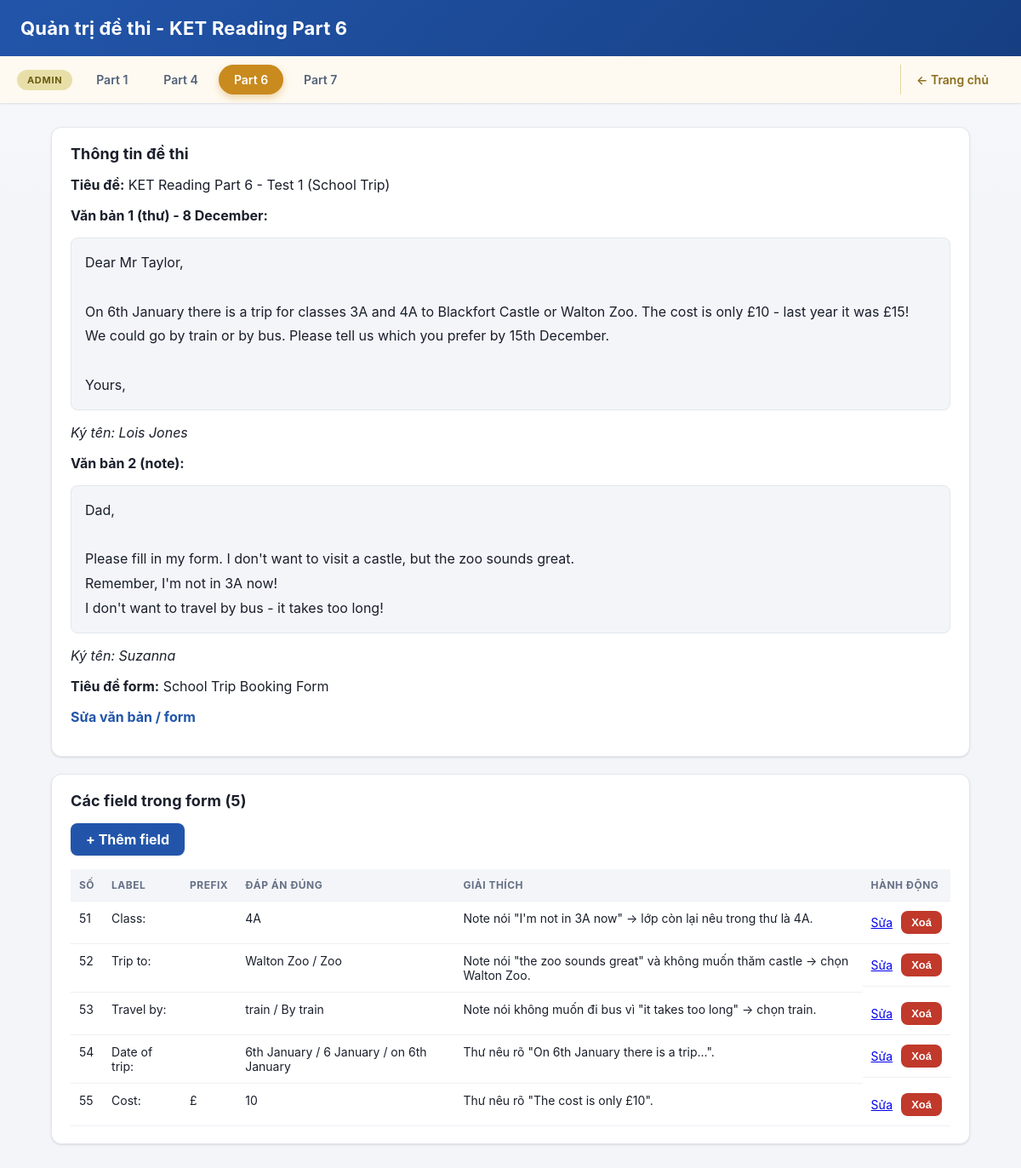
Page /index.php?controller=admin_formcompletion&action=index on the committed database.
### tables this page shows
CREATE TABLE ket_form_tests (
    id INT PRIMARY KEY AUTO_INCREMENT,
    title VARCHAR(255) NOT NULL,
    text1_html TEXT NOT NULL,
    text1_date VARCHAR(50) NOT NULL,
    text1_signature VARCHAR(255) NOT NULL,
    text2_html TEXT NOT NULL,
    text2_signature VARCHAR(255) NOT NULL,
    form_title VARCHAR(255) NOT NULL,
    created_at TIMESTAMP DEFAULT CURRENT_TIMESTAMP
);

CREATE TABLE ket_form_fields (
    id INT PRIMARY KEY AUTO_INCREMENT,
    test_id INT NOT NULL,
    field_number INT NOT NULL,
    field_label VARCHAR(100) NOT NULL,
    field_prefix VARCHAR(10) NULL,
    correct_answer VARCHAR(255) NOT NULL,
    explanation VARCHAR(500) NULL,
    CONSTRAINT fk_form_fields_test
        FOREIGN KEY (test_id) REFERENCES ket_form_tests(id)
        ON DELETE CASCADE
);

### app/controllers/Controller.php (called while the page is built, shortened)
<?php
class Controller
{
    protected function render(string $view, array $data = []): void
    {
        extract($data);
        require __DIR__ . '/../views/' . $view . '.php';
    }
}

### app/controllers/AdminFormCompletionController.php (called while the page is built, shortened)
<?php
class AdminFormCompletionController extends Controller
{
    private FormQuestion $formModel;
    public function __construct(private PDO $pdo)
    {
        $this->formModel = new FormQuestion($pdo);
    }
    public function index(): void
    {
        $test = $this->formModel->getTestById(self::DEFAULT_TEST_ID);
        $this->render('admin_formcompletion/index', [
            'test'    => $test,
            'fields'  => $this->formModel->getFieldsByTestId(self::DEFAULT_TEST_ID),
            'message' => $_GET['msg'] ?? null,
        ]);
    }
}

### public/index.php (called while the page is built, shortened)
<?php
require_once __DIR__ . '/../config/database.php';
require_once __DIR__ . '/../app/models/FormQuestion.php';
require_once __DIR__ . '/../app/controllers/Controller.php';
require_once __DIR__ . '/../app/controllers/AdminFormCompletionController.php';
$controllerName = $_GET['controller'] ?? 'home';
$actionName = $_GET['action'] ?? 'index';
switch ($controllerName) {
    case 'admin_formcompletion':
        $controller = new AdminFormCompletionController($pdo);
        break;
}
$controller->$actionName();

### app/models/FormQuestion.php (called while the page is built, shortened)
<?php
class FormQuestion
{
    private PDO $pdo;
    public function __construct(PDO $pdo)
    {
        $this->pdo = $pdo;
    }
    public function getTestById(int $id): ?array
    {
        $stmt = $this->pdo->prepare(
            'SELECT * FROM ket_form_tests WHERE id = ?'
        );
        $stmt->execute([$id]);
        $test = $stmt->fetch();
        return $test !== false ? $test : null;
    }
    public function getFieldsByTestId(int $testId): array
    {
        $stmt = $this->pdo->prepare(
            'SELECT * FROM ket_form_fields WHERE test_id = ? ORDER BY field_number'
        );
        $stmt->execute([$testId]);
        return $stmt->fetchAll();
    }
}

### app/views/admin_formcompletion/index.php (the view, shortened to what this page needs)
<!DOCTYPE html>
<html lang="vi">
<head>
<link rel="stylesheet" href="css/style.css">
</head>
<body>
<header class="site-header">
    <h1>Quản trị đề thi - KET Reading Part 6</h1>
</header>
<?php $activeAdminTab = 'admin6'; require __DIR__ . '/../partials/admin_nav_tabs.php'; ?>
<main class="page">
    <section class="admin-section">
        <h2>Thông tin đề thi</h2>
        <p><strong>Tiêu đề:</strong> <?= htmlspecialchars($test['title']) ?></p>
        <p><strong>Văn bản 1 (thư) - <?= htmlspecialchars($test['text1_date']) ?>:</strong></p>
        <div class="admin-passage-preview"><?= nl2br(htmlspecialchars($test['text1_html'])) ?></div>
        <p><em>Ký tên: <?= htmlspecialchars($test['text1_signature']) ?></em></p>
        <p><strong>Văn bản 2 (note):</strong></p>
        <div class="admin-passage-preview"><?= nl2br(htmlspecialchars($test['text2_html'])) ?></div>
        <p><em>Ký tên: <?= htmlspecialchars($test['text2_signature']) ?></em></p>
        <p><strong>Tiêu đề form:</strong> <?= htmlspecialchars($test['form_title']) ?></p>
        <p><a href="index.php?controller=admin_formcompletion&amp;action=testForm" class="btn-link">Sửa văn bản / form</a></p>
    </section>
    <section class="admin-section">
        <h2>Các field trong form (<?= count($fields) ?>)</h2>
        <p><a href="index.php?controller=admin_formcompletion&amp;action=fieldForm" class="btn-link btn-add">+ Thêm field</a></p>
        <table class="admin-table">
            <thead>
                <tr>
                    <th>Số</th>
                    <th>Label</th>
                    <th>Prefix</th>
                    <th>Đáp án đúng</th>
                    <th>Giải thích</th>
                    <th>Hành động</th>
                </tr>
            </thead>
            <tbody>
                <?php foreach ($fields as $f): ?>
                <tr>
                    <td><?= (int) $f['field_number'] ?></td>
                    <td><?= htmlspecialchars($f['field_label']) ?></td>
                    <td><?= htmlspecialchars($f['field_prefix'] ?? '') ?></td>
                    <td><?= htmlspecialchars(str_replace('|', ' / ', $f['correct_answer'])) ?></td>
                    <td><?= htmlspecialchars($f['explanation'] ?? '') ?></td>
                    <td class="admin-actions">
                        <a href="index.php?controller=admin_formcompletion&amp;action=fieldForm&amp;id=<?= (int) $f['id'] ?>">Sửa</a>
                        <form method="POST" action="index.php?controller=admin_formcompletion&amp;action=fieldDelete" onsubmit="return confirm('Xoá field này?');">
                            <button type="submit" class="btn-delete">Xoá</button>
                        </form>
                    </td>
                </tr>
                <?php endforeach; ?>
            </tbody>
        </table>
    </section>
</main>
</body>
</html>

### public/css/style.css (style rules this page uses)
:root { --color-primary: #2255aa; --color-primary-dark: #163f82; --color-primary-light: #eef4fc; --color-success: #2e8b57; --color-success-dark: #256e46; --color-danger: #c0392b; --color-danger-dark: #a5301f; --color-admin: #c98a1e; --color-admin-dark: #a3700f; --color-text: #1a1f2b; --color-text-muted: #667085; --color-border: #e3e7ee; --color-bg: #f3f5f9; --color-surface: #ffffff; --radius-sm: 8px; --radius-md: 12px; --radius-lg: 16px; --radius-pill: 999px; --shadow-sm: 0 1px 2px rgba(16, 24, 40, 0.06), 0 1px 3px rgba(16, 24, 40, 0.06); --shadow-md: 0 6px 16px rgba(16, 24, 40, 0.08); --shadow-lg: 0 16px 32px rgba(16, 24, 40, 0.14); --transition-fast: 0.15s ease; }
* { box-sizing: border-box; }
body { margin: 0; font-family: -apple-system, BlinkMacSystemFont, "Segoe UI", Roboto, Helvetica, Arial, sans-serif; background: linear-gradient(180deg, #f7f9fc 0%, var(--color-bg) 240px); color: var(--color-text); -webkit-font-smoothing: antialiased; }
.site-header { background: linear-gradient(135deg, var(--color-primary) 0%, var(--color-primary-dark) 100%); color: #ffffff; padding: 20px 24px; box-shadow: 0 2px 10px rgba(22, 63, 130, 0.25); }
.site-header h1 { margin: 0; font-size: 22px; font-weight: 700; letter-spacing: 0.2px; }
.page { width: 90%; max-width: 1100px; margin: 28px auto 64px; }
.page h2 { margin-top: 0; font-size: 22px; letter-spacing: 0.1px; }
.admin-section { background: var(--color-surface); border: 1px solid var(--color-border); border-radius: var(--radius-md); box-shadow: var(--shadow-sm); padding: 20px 22px; margin-bottom: 20px; }
.admin-section h2 { margin-top: 0; font-size: 18px; }
.admin-passage-preview { background: var(--color-bg); border: 1px solid var(--color-border); border-radius: var(--radius-sm); padding: 14px 16px; margin: 8px 0; line-height: 1.8; }
.btn-link { display: inline-block; color: var(--color-primary); text-decoration: none; font-weight: 700; transition: color var(--transition-fast); }
.btn-add { background: var(--color-primary); color: #ffffff; padding: 9px 18px; border-radius: var(--radius-sm); box-shadow: var(--shadow-sm); transition: background-color var(--transition-fast), transform var(--transition-fast), box-shadow var(--transition-fast); }
.admin-table { width: 100%; border-collapse: collapse; margin-top: 14px; font-size: 14px; }
.admin-table th, .admin-table td { text-align: left; padding: 11px 10px; border-bottom: 1px solid #eef0f4; vertical-align: top; }
.admin-table th { background: var(--color-bg); color: var(--color-text-muted); font-size: 12px; text-transform: uppercase; letter-spacing: 0.04em; }
.admin-table tbody tr { transition: background-color var(--transition-fast); }
.admin-actions { display: flex; gap: 10px; align-items: center; white-space: nowrap; }
.admin-actions form { margin: 0; }
.btn-delete { background: var(--color-danger); color: #ffffff; border: none; border-radius: var(--radius-sm); padding: 6px 12px; cursor: pointer; font-size: 13px; font-weight: 600; transition: background-color var(--transition-fast), transform var(--transition-fast); }

### rows in the picture
ket_form_tests: title "KET Reading Part 6 - Test 1 (School Trip)", text1_date "8 December", text1_html "Dear Mr Taylor, On 6th January there is a trip for classes 3A and 4A to Blackfort Castle or Walton Zoo. The cost is only £10 - last year it was £15! We could go by train or by bus. Please tell us which you prefer by 15th December. Yours,", text1_signature "Lois Jones", text2_html "Dad, Please fill in my form. I don't want to visit a castle, but the zoo sounds great. Remember, I'm not in 3A now! I don't want to travel by bus - it takes too long!", text2_signature "Suzanna", form_title "School Trip Booking Form"
ket_form_fields: field_number "51", field_label "Class:", correct_answer "4A", explanation "Note nói \"I'm not in 3A now\" -> lớp còn lại nêu trong thư là 4A."
ket_form_fields: field_number "52", field_label "Trip to:", correct_answer "Walton Zoo / Zoo", explanation "Note nói \"the zoo sounds great\" và không muốn thăm castle -> chọn Walton Zoo."
ket_form_fields: field_number "53", field_label "Travel by:", correct_answer "train / By train", explanation "Note nói không muốn đi bus vì \"it takes too long\" -> chọn train."
ket_form_fields: field_number "54", field_label "Date of trip:", correct_answer "6th January / 6 January / on 6th January", explanation "Thư nêu rõ \"On 6th January there is a trip...\"."
ket_form_fields: field_number "55", field_label "Cost:", field_prefix "£", correct_answer "10", explanation "Thư nêu rõ \"The cost is only £10\"."

### other values in the picture
$tab['label'] "Part 1"
$tab['label'] "Part 4"
$tab['label'] "Part 6"
$tab['label'] "Part 7"
count($fields) "5"
